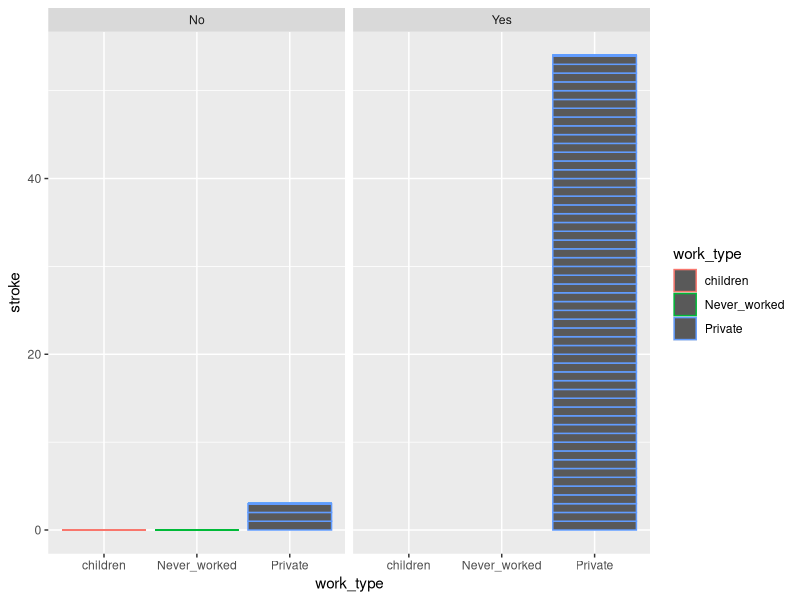
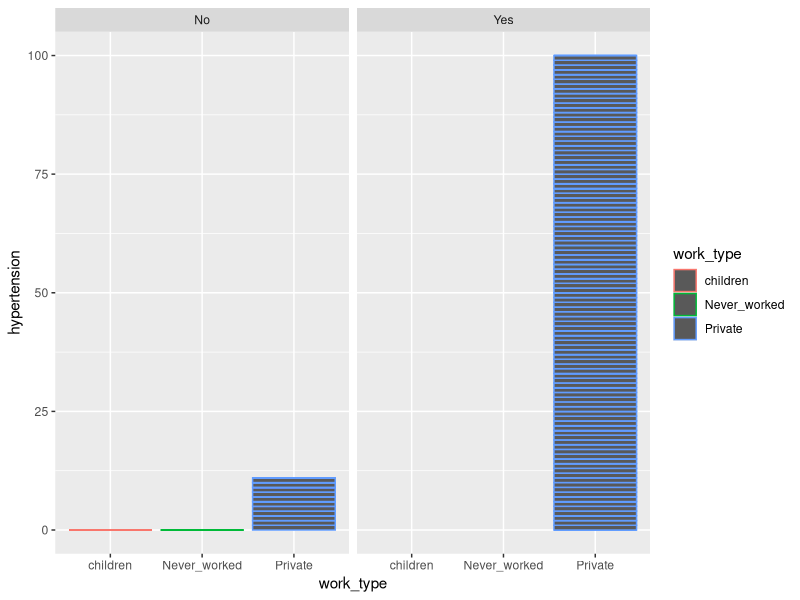

These charts were generated, in order, by the following R code:
## ---- chunk 1
knitr::opts_chunk$set(echo = TRUE)
## ---- chunk 2
library(tidyverse)
library(dplyr)
library(kableExtra)
library(bookdown)
library(knitr)
library(ggplot2)
## ---- chunk 3
data <- read.csv(here::here("Data/strokes.csv"))
## ---- chunk 4

data %>% 
  group_by(work_type,ever_married) %>% 
  summarise(strokes_pct = (sum(stroke)/dim(data)[1])*100,
            strokes_cnt = sum(stroke)) %>% 
  kable(booktabs = TRUE,
        caption = 'Tabular View of Ratio of Males having Strokes depending upon their work type and whether they were Marrried or not') %>% 
  kable_styling(bootstrap_options = c("basic","striped"))
## ---- chunk 5
data %>% 
  group_by(work_type,ever_married) %>% 
  summarise(hypertension_pct = (sum(hypertension)/dim(data)[1])*100,
            hypertension_cnt = sum(hypertension)) %>% 
  kable(booktabs = TRUE,
        caption = 'Tabular View of Ratio of Males having Hypertension depending upon their work type and whether they were Marrried or not') %>% 
  kable_styling(bootstrap_options = c("basic","striped"))


## ---- chunk 6
ggplot(data,aes(work_type,
                stroke,
                color = work_type))+
  geom_histogram(stat = "identity") +
  facet_wrap(~ever_married)
## ---- chunk 7
ggplot(data,aes(work_type,
                hypertension,
                color = work_type))+
  geom_histogram(stat = "identity") +
  facet_wrap(~ever_married)
